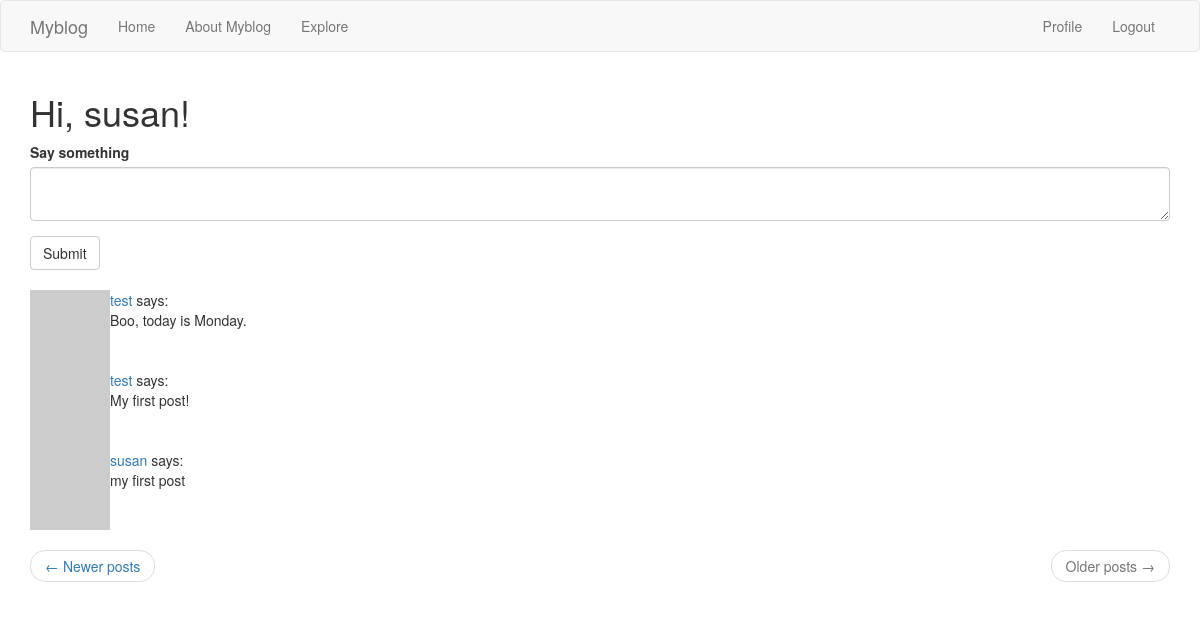
Page /index?page=2 (signed in) on the committed database.
### blog/models.py (models this page shows, shortened)
class User(UserMixin, db.Model):
    id = db.Column(db.Integer, primary_key=True)
    username = db.Column(db.String(64), index=True, unique=True)
    email = db.Column(db.String(120), index=True, unique=True)
    password_hash = db.Column(db.String(128))
    posts = db.relationship('Post', backref='author', lazy='dynamic')
    about_me = db.Column(db.String(140))
    last_seen = db.Column(db.DateTime, default=datetime.utcnow)
    def avatar(self, size):
        digest = md5(self.email.lower().encode('utf-8')).hexdigest()
        return 'https://www.gravatar.com/avatar/{}?d=identicon&s={}'.format(
            digest, size)
    followed = db.relationship(
        'User', secondary=followers,
        primaryjoin=(followers.c.follower_id == id),
        secondaryjoin=(followers.c.followed_id == id),
        backref=db.backref('followers', lazy='dynamic'), lazy='dynamic')
    def followed_posts(self):
        followed = Post.query.join(
            followers, (followers.c.followed_id == Post.user_id)).filter(
            followers.c.follower_id == self.id)
        own = Post.query.filter_by(user_id=self.id)
        return followed.union(own).order_by(Post.timestamp.desc())

class Post(db.Model):
    id = db.Column(db.Integer, primary_key=True)
    body = db.Column(db.String(140))
    timestamp = db.Column(db.DateTime, index=True, default=datetime.utcnow)
    user_id = db.Column(db.Integer, db.ForeignKey('user.id'))

### blog/routes.py (the view)
@apple.route('/', methods=['GET', 'POST'])
@apple.route('/index', methods=['GET', 'POST'])
@login_required
def index():
    form = PostForm()
    if form.validate_on_submit():
        post = Post(body=form.post.data, author=current_user)
        db.session.add(post)
        db.session.commit()
        flash('Your post is now live!')
        return redirect(url_for('index'))
    page = request.args.get('page', 1, type=int)
    posts = current_user.followed_posts().paginate(
        page, apple.config['POSTS_PER_PAGE'], False)
    next_url = url_for('index', page=posts.next_num) \
        if posts.has_next else None
    prev_url = url_for('index', page=posts.prev_num) \
        if posts.has_prev else None
    return render_template('index.html', title='Home', form=form, posts=posts.items, next_url=next_url,
                           prev_url=prev_url)

### blog/forms.py
class PostForm(FlaskForm):
    post = TextAreaField('Say something', validators=[
        DataRequired(), Length(min=1, max=140)])
    submit = SubmitField('Submit')

### blog/models.py (called while the page is built)
@login.user_loader
def load_user(id):
    return User.query.get(int(id))

### blog/routes.py (called while the page is built)
@apple.before_request
def before_request():
    if current_user.is_authenticated:
        current_user.last_seen = datetime.utcnow()
        db.session.commit()

### blog/templates/index.html
{% extends "base.html" %}
{% import 'bootstrap/wtf.html' as wtf %}
{% block app_content %}
    <h1>Hi, {{ current_user.username }}!</h1>
    {% if form %}
    {{ wtf.quick_form(form) }}
    <br>
    {% endif %}
    {% for post in posts %}
        {% include '_post.html' %}
    {% endfor %}
    <nav aria-label="...">
        <ul class="pager">
            <li class="previous{% if not prev_url %} disabled{% endif %}">
                <a href="{{ prev_url or '#' }}">
                    <span aria-hidden="true">&larr;</span> Newer posts
                </a>
            </li>
            <li class="next{% if not next_url %} disabled{% endif %}">
                <a href="{{ next_url or '#' }}">
                    Older posts <span aria-hidden="true">&rarr;</span>
                </a>
            </li>
        </ul>
    </nav>
{% endblock %}

### blog/templates/_post.html
    <table>
        <tr valign="top">
            <td><img src="{{ post.author.avatar(36) }}"></td>
             <td>
                <a href="{{ url_for('user', username=post.author.username) }}">
                    {{ post.author.username }}
                </a>
                says:<br>{{ post.body }}
            </td>
        </tr>
    </table>

### rows in the picture
User: username "susan"
Post: author.username "test", body "Boo, today is Monday."
Post: author.username "test", body "My first post!"
Post: author.username "susan", body "my first post"
